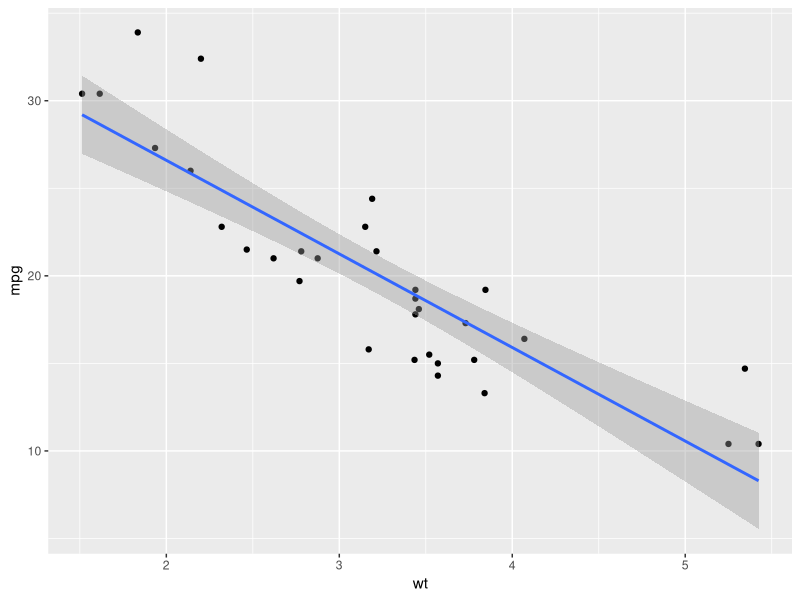
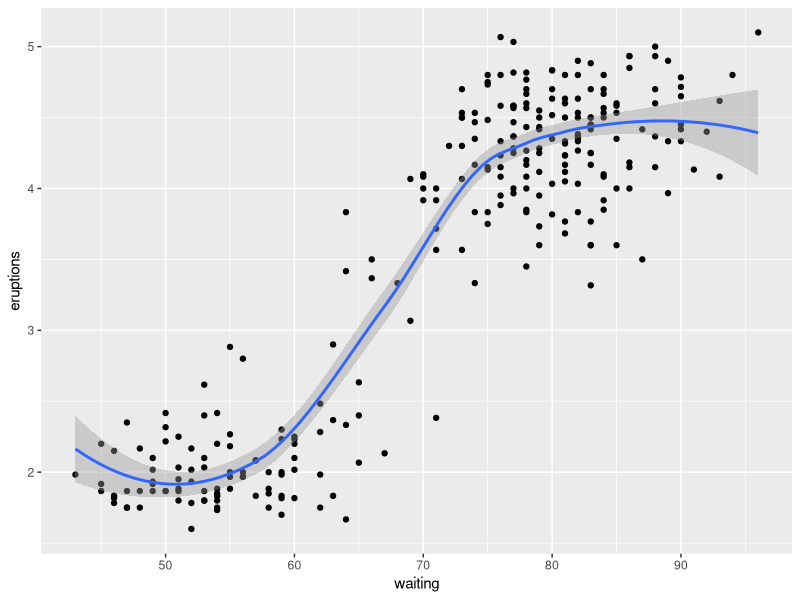
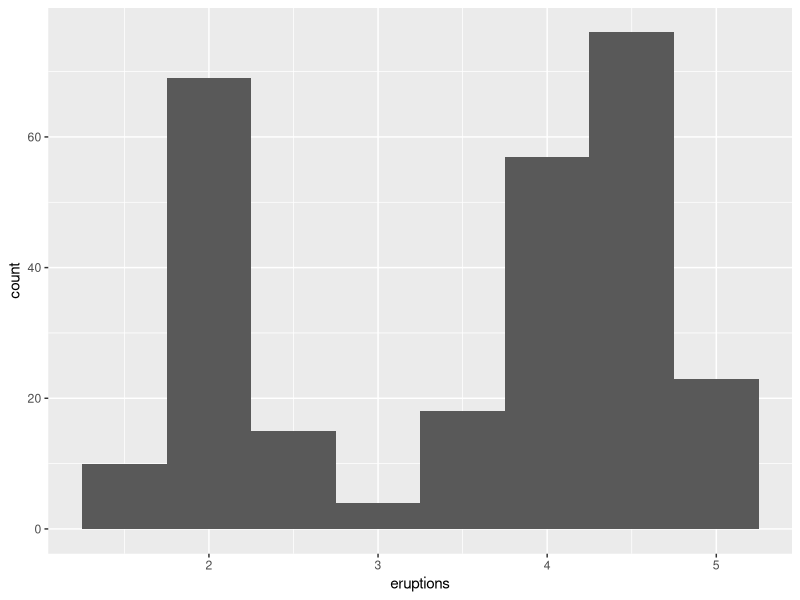

R code for these plots, in order:
## ---- chunk 1
library(ggplot2)
ggplot(mtcars, aes(y = mpg, x = wt)) + geom_point() + stat_smooth(method = "lm")
## ---- chunk 2
ggplot(faithful, aes(y = eruptions, x = waiting)) + geom_point() + stat_smooth(method = "loess")
## ---- chunk 3
ggplot(faithful, aes(x = eruptions)) + geom_histogram(binwidth = .5)
